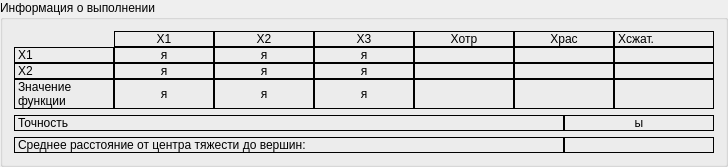
         <widget class="QGroupBox" name="groupBox_2">
          <property name="title">
           <string>Информация о выполнении</string>
          </property>
          <layout class="QGridLayout" name="gridLayout_2">
           <item row="0" column="0">
            <layout class="QGridLayout" name="gridLayout_3">
             <property name="spacing">
              <number>0</number>
             </property>
             <item row="0" column="1">
              <widget class="QLabel" name="label_11">
               <property name="minimumSize">
                <size>
                 <width>100</width>
                 <height>0</height>
                </size>
               </property>
               <property name="frameShape">
                <enum>QFrame::Box</enum>
               </property>
               <property name="text">
                <string>X1</string>
               </property>
               <property name="alignment">
                <set>Qt::AlignCenter</set>
               </property>
               <property name="textInteractionFlags">
                <set>Qt::LinksAccessibleByMouse|Qt::TextSelectableByMouse</set>
               </property>
              </widget>
             </item>
             <item row="0" column="2">
              <widget class="QLabel" name="label_12">
               <property name="minimumSize">
                <size>
                 <width>100</width>
                 <height>0</height>
                </size>
               </property>
               <property name="frameShape">
                <enum>QFrame::Box</enum>
               </property>
               <property name="text">
                <string>X2</string>
               </property>
               <property name="alignment">
                <set>Qt::AlignCenter</set>
               </property>
               <property name="textInteractionFlags">
                <set>Qt::LinksAccessibleByMouse|Qt::TextSelectableByMouse</set>
               </property>
              </widget>
             </item>
             <item row="0" column="3">
              <widget class="QLabel" name="label_14">
               <property name="minimumSize">
                <size>
                 <width>100</width>
                 <height>0</height>
                </size>
               </property>
               <property name="frameShape">
                <enum>QFrame::Box</enum>
               </property>
               <property name="text">
                <string>X3</string>
               </property>
               <property name="alignment">
                <set>Qt::AlignCenter</set>
               </property>
               <property name="textInteractionFlags">
                <set>Qt::LinksAccessibleByMouse|Qt::TextSelectableByMouse</set>
               </property>
              </widget>
             </item>
             <item row="0" column="4">
              <widget class="QLabel" name="label_13">
               <property name="minimumSize">
                <size>
                 <width>100</width>
                 <height>0</height>
                </size>
               </property>
               <property name="frameShape">
                <enum>QFrame::Box</enum>
               </property>
               <property name="text">
                <string>Xотр</string>
               </property>
               <property name="alignment">
                <set>Qt::AlignCenter</set>
               </property>
               <property name="textInteractionFlags">
                <set>Qt::LinksAccessibleByMouse|Qt::TextSelectableByMouse</set>
               </property>
              </widget>
             </item>
             <item row="0" column="5">
              <widget class="QLabel" name="label_15">
               <property name="minimumSize">
                <size>
                 <width>100</width>
                 <height>0</height>
                </size>
               </property>
               <property name="frameShape">
                <enum>QFrame::Box</enum>
               </property>
               <property name="text">
                <string>Xрас</string>
               </property>
               <property name="alignment">
                <set>Qt::AlignCenter</set>
               </property>
               <property name="textInteractionFlags">
                <set>Qt::LinksAccessibleByMouse|Qt::TextSelectableByMouse</set>
               </property>
              </widget>
             </item>
             <item row="1" column="0">
              <widget class="QLabel" name="label_5">
               <property name="frameShape">
                <enum>QFrame::Box</enum>
               </property>
               <property name="text">
                <string>Х1</string>
               </property>
               <property name="textInteractionFlags">
                <set>Qt::LinksAccessibleByMouse|Qt::TextSelectableByMouse</set>
               </property>
              </widget>
             </item>
             <item row="1" column="1">
              <widget class="QLabel" name="x1_t1_lb">
               <property name="frameShape">
                <enum>QFrame::Box</enum>
               </property>
               <property name="text">
                <string>я</string>
               </property>
               <property name="alignment">
                <set>Qt::AlignCenter</set>
               </property>
               <property name="textInteractionFlags">
                <set>Qt::LinksAccessibleByMouse|Qt::TextSelectableByMouse</set>
               </property>
              </widget>
             </item>
             <item row="1" column="2">
              <widget class="QLabel" name="x1_t2_lb">
               <property name="frameShape">
                <enum>QFrame::Box</enum>
               </property>
               <property name="text">
                <string>я</string>
               </property>
               <property name="alignment">
                <set>Qt::AlignCenter</set>
               </property>
               <property name="textInteractionFlags">
                <set>Qt::LinksAccessibleByMouse|Qt::TextSelectableByMouse</set>
               </property>
              </widget>
             </item>
             <item row="1" column="3">
              <widget class="QLabel" name="x1_t3_lb">
               <property name="frameShape">
                <enum>QFrame::Box</enum>
               </property>
               <property name="text">
                <string>я</string>
               </property>
               <property name="alignment">
                <set>Qt::AlignCenter</set>
               </property>
               <property name="textInteractionFlags">
                <set>Qt::LinksAccessibleByMouse|Qt::TextSelectableByMouse</set>
               </property>
              </widget>
             </item>
             <item row="1" column="4">
              <widget class="QLabel" name="x1_totr_lb">
               <property name="frameShape">
                <enum>QFrame::Box</enum>
               </property>
               <property name="alignment">
                <set>Qt::AlignCenter</set>
               </property>
               <property name="textInteractionFlags">
                <set>Qt::LinksAccessibleByMouse|Qt::TextSelectableByMouse</set>
               </property>
              </widget>
             </item>
             <item row="1" column="5">
              <widget class="QLabel" name="x1_tras_lb">
               <property name="frameShape">
                <enum>QFrame::Box</enum>
               </property>
               <property name="alignment">
                <set>Qt::AlignCenter</set>
               </property>
               <property name="textInteractionFlags">
                <set>Qt::LinksAccessibleByMouse|Qt::TextSelectableByMouse</set>
               </property>
              </widget>
             </item>
             <item row="2" column="0">
              <widget class="QLabel" name="label_6">
               <property name="frameShape">
                <enum>QFrame::Box</enum>
               </property>
               <property name="text">
                <string>Х2</string>
               </property>
               <property name="textInteractionFlags">
                <set>Qt::LinksAccessibleByMouse|Qt::TextSelectableByMouse</set>
               </property>
              </widget>
             </item>
             <item row="2" column="1">
              <widget class="QLabel" name="x2_t1_lb">
               <property name="frameShape">
                <enum>QFrame::Box</enum>
               </property>
               <property name="text">
                <string>я</string>
               </property>
               <property name="alignment">
                <set>Qt::AlignCenter</set>
               </property>
               <property name="textInteractionFlags">
                <set>Qt::LinksAccessibleByMouse|Qt::TextSelectableByMouse</set>
               </property>
              </widget>
             </item>
             <item row="2" column="2">
              <widget class="QLabel" name="x2_t2_lb">
               <property name="frameShape">
                <enum>QFrame::Box</enum>
               </property>
               <property name="text">
                <string>я</string>
               </property>
               <property name="alignment">
                <set>Qt::AlignCenter</set>
               </property>
               <property name="textInteractionFlags">
                <set>Qt::LinksAccessibleByMouse|Qt::TextSelectableByMouse</set>
               </property>
              </widget>
             </item>
             <item row="2" column="3">
              <widget class="QLabel" name="x2_t3_lb">
               <property name="frameShape">
                <enum>QFrame::Box</enum>
               </property>
               <property name="text">
                <string>я</string>
               </property>
               <property name="alignment">
                <set>Qt::AlignCenter</set>
               </property>
               <property name="textInteractionFlags">
                <set>Qt::LinksAccessibleByMouse|Qt::TextSelectableByMouse</set>
               </property>
              </widget>
             </item>
             <item row="2" column="4">
              <widget class="QLabel" name="x2_totr_lb">
               <property name="frameShape">
                <enum>QFrame::Box</enum>
               </property>
               <property name="alignment">
                <set>Qt::AlignCenter</set>
               </property>
               <property name="textInteractionFlags">
                <set>Qt::LinksAccessibleByMouse|Qt::TextSelectableByMouse</set>
               </property>
              </widget>
             </item>
             <item row="2" column="5">
              <widget class="QLabel" name="x2_tras_lb">
               <property name="frameShape">
                <enum>QFrame::Box</enum>
               </property>
               <property name="alignment">
                <set>Qt::AlignCenter</set>
               </property>
               <property name="textInteractionFlags">
                <set>Qt::LinksAccessibleByMouse|Qt::TextSelectableByMouse</set>
               </property>
              </widget>
             </item>
             <item row="3" column="0">
              <widget class="QLabel" name="label_10">
               <property name="maximumSize">
                <size>
                 <width>100</width>
                 <height>16777215</height>
                </size>
               </property>
               <property name="frameShape">
                <enum>QFrame::Box</enum>
               </property>
               <property name="text">
                <string>Значение функции</string>
               </property>
               <property name="wordWrap">
                <bool>true</bool>
               </property>
               <property name="textInteractionFlags">
                <set>Qt::LinksAccessibleByMouse|Qt::TextSelectableByMouse</set>
               </property>
              </widget>
             </item>
             <item row="3" column="1">
              <widget class="QLabel" name="fsign_b1_lb">
               <property name="frameShape">
                <enum>QFrame::Box</enum>
               </property>
               <property name="text">
                <string>я</string>
               </property>
               <property name="alignment">
                <set>Qt::AlignCenter</set>
               </property>
               <property name="textInteractionFlags">
                <set>Qt::LinksAccessibleByMouse|Qt::TextSelectableByMouse</set>
               </property>
              </widget>
             </item>
             <item row="3" column="2">
              <widget class="QLabel" name="fsign_b2_lb">
               <property name="frameShape">
                <enum>QFrame::Box</enum>
               </property>
               <property name="text">
                <string>я</string>
               </property>
               <property name="alignment">
                <set>Qt::AlignCenter</set>
               </property>
               <property name="textInteractionFlags">
                <set>Qt::LinksAccessibleByMouse|Qt::TextSelectableByMouse</set>
               </property>
              </widget>
             </item>
             <item row="3" column="3">
              <widget class="QLabel" name="fsign_p_lb">
               <property name="frameShape">
                <enum>QFrame::Box</enum>
               </property>
               <property name="text">
                <string>я</string>
               </property>
               <property name="alignment">
                <set>Qt::AlignCenter</set>
               </property>
               <property name="textInteractionFlags">
                <set>Qt::LinksAccessibleByMouse|Qt::TextSelectableByMouse</set>
               </property>
              </widget>
             </item>
             <item row="3" column="4">
              <widget class="QLabel" name="fsign_totr_lb">
               <property name="frameShape">
                <enum>QFrame::Box</enum>
               </property>
               <property name="alignment">
                <set>Qt::AlignCenter</set>
               </property>
               <property name="textInteractionFlags">
                <set>Qt::LinksAccessibleByMouse|Qt::TextSelectableByMouse</set>
               </property>
              </widget>
             </item>
             <item row="3" column="5">
              <widget class="QLabel" name="fsign_tras_lb">
               <property name="frameShape">
                <enum>QFrame::Box</enum>
               </property>
               <property name="alignment">
                <set>Qt::AlignCenter</set>
               </property>
               <property name="textInteractionFlags">
                <set>Qt::LinksAccessibleByMouse|Qt::TextSelectableByMouse</set>
               </property>
              </widget>
             </item>
             <item row="0" column="6">
              <widget class="QLabel" name="label_2">
               <property name="minimumSize">
                <size>
                 <width>100</width>
                 <height>0</height>
                </size>
               </property>
               <property name="frameShape">
                <enum>QFrame::Box</enum>
               </property>
               <property name="text">
                <string>Xсжат.</string>
               </property>
              </widget>
             </item>
             <item row="1" column="6">
              <widget class="QLabel" name="x1_tk_lb">
               <property name="frameShape">
                <enum>QFrame::Box</enum>
               </property>
               <property name="text">
                <string/>
               </property>
              </widget>
             </item>
             <item row="2" column="6">
              <widget class="QLabel" name="x2_tk_lb">
               <property name="frameShape">
                <enum>QFrame::Box</enum>
               </property>
               <property name="text">
                <string/>
               </property>
              </widget>
             </item>
             <item row="3" column="6">
              <widget class="QLabel" name="fsign_tk_lb">
               <property name="frameShape">
                <enum>QFrame::Box</enum>
               </property>
               <property name="text">
                <string/>
               </property>
              </widget>
             </item>
            </layout>
           </item>
           <item row="1" column="0">
            <layout class="QHBoxLayout" name="horizontalLayout" stretch="1,0">
             <property name="spacing">
              <number>0</number>
             </property>
             <item>
              <widget class="QLabel" name="label">
               <property name="frameShape">
                <enum>QFrame::Box</enum>
               </property>
               <property name="text">
                <string>Точность</string>
               </property>
               <property name="textInteractionFlags">
                <set>Qt::LinksAccessibleByMouse|Qt::TextSelectableByMouse</set>
               </property>
              </widget>
             </item>
             <item>
              <widget class="QLabel" name="precision_lb">
               <property name="minimumSize">
                <size>
                 <width>150</width>
                 <height>0</height>
                </size>
               </property>
               <property name="frameShape">
                <enum>QFrame::Box</enum>
               </property>
               <property name="text">
                <string>ы</string>
               </property>
               <property name="alignment">
                <set>Qt::AlignCenter</set>
               </property>
               <property name="textInteractionFlags">
                <set>Qt::LinksAccessibleByMouse|Qt::TextSelectableByMouse</set>
               </property>
              </widget>
             </item>
            </layout>
           </item>
           <item row="2" column="0">
            <layout class="QHBoxLayout" name="horizontalLayout_4" stretch="1,0">
             <property name="spacing">
              <number>0</number>
             </property>
             <item>
              <widget class="QLabel" name="label_3">
               <property name="frameShape">
                <enum>QFrame::Box</enum>
               </property>
               <property name="text">
                <string>Среднее расстояние от центра тяжести до вершин:</string>
               </property>
               <property name="wordWrap">
                <bool>true</bool>
               </property>
               <property name="textInteractionFlags">
                <set>Qt::LinksAccessibleByMouse|Qt::TextSelectableByMouse</set>
               </property>
              </widget>
             </item>
             <item>
              <widget class="QLabel" name="x1_step_lb">
               <property name="minimumSize">
                <size>
                 <width>150</width>
                 <height>0</height>
                </size>
               </property>
               <property name="frameShape">
                <enum>QFrame::Box</enum>
               </property>
               <property name="alignment">
                <set>Qt::AlignCenter</set>
               </property>
               <property name="textInteractionFlags">
                <set>Qt::LinksAccessibleByMouse|Qt::TextSelectableByMouse</set>
               </property>
              </widget>
             </item>
            </layout>
           </item>
          </layout>
         </widget>
